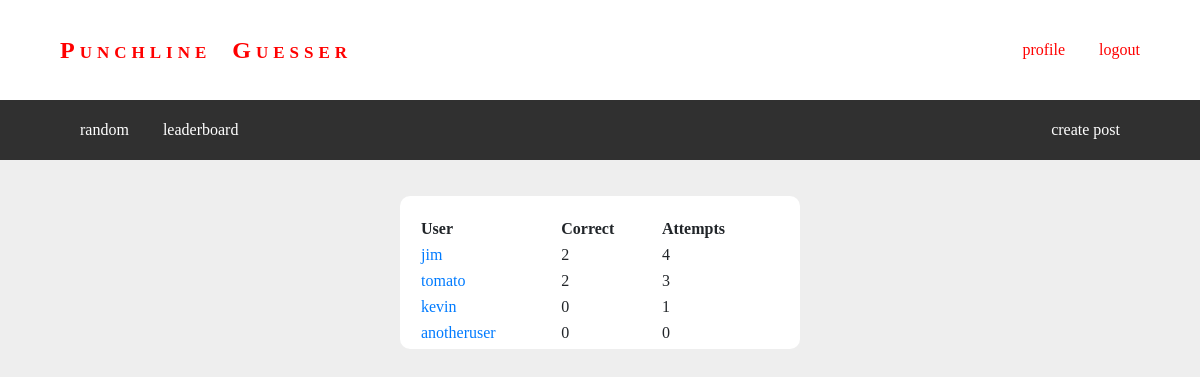
Screenshot of /leaderboard/ (signed in) with the database file from the repository.
### users/models.py (models this page shows)
class Profile(models.Model):
	user = models.OneToOneField(User, on_delete=models.CASCADE)
	bio = models.TextField(max_length=500, null=True, blank=True)
	correct = models.ManyToManyField(Post, related_name='correct', null=True, blank=True)
	attempted = models.ManyToManyField(Post, related_name='attempted', null=True, blank=True)

### users/views.py (the view)
# urls.py: path('leaderboard/', user_views.leaderboard, name='leaderboard'),
def leaderboard(request):
	profiles = Profile.objects.annotate(num_correct=Count('correct')).order_by('-num_correct')
	context = {
		'profiles': profiles,
	}
	return render(request, 'leaderboard.html', context=context)

### users/templates/leaderboard.html
{% extends "base_generic.html" %}
{% block content %}
  <div class="form-box">
    <table>
      <tr>
        <th>User</th>
        <th>Correct</th>
        <th>Attempts</th>
      </tr>
        {% for profile in profiles %}
          <tr>
            <td><a href="{% url 'profile' profile.user.username %}">{{ profile.user.username }}</a></td>
            <td>{{ profile.correct.count }}</td>
            <td>{{ profile.attempted.count }}</td>
          </tr>
        {% endfor %}
    </table>
  </div>
{% endblock %}

### punchline/static/css/styles.css (style rules this page uses)
body { font-family: Verdana; background-color: #eee; }
a, a:hover { text-decoration: none; }
table { width: 100%; }
.form-box { padding: 20px 20px 3px 20px; border-radius: 10px; background-color: white; margin: 20px auto 20px auto; max-width: 400px; }

### rows the page displays
Profile: user.username "jim", correct.count "2", attempted.count "4"
Profile: user.username "tomato", correct.count "2", attempted.count "3"
Profile: user.username "kevin", correct.count "0", attempted.count "1"
Profile: user.username "anotheruser", correct.count "0", attempted.count "0"
